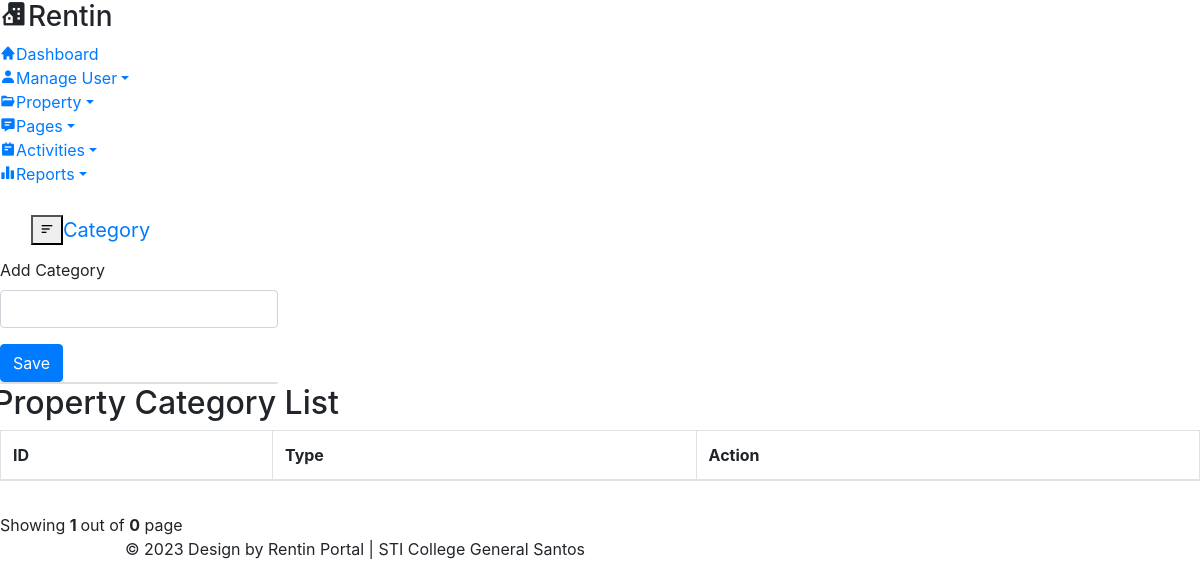
The app's page /propertyCategory.php, older data.
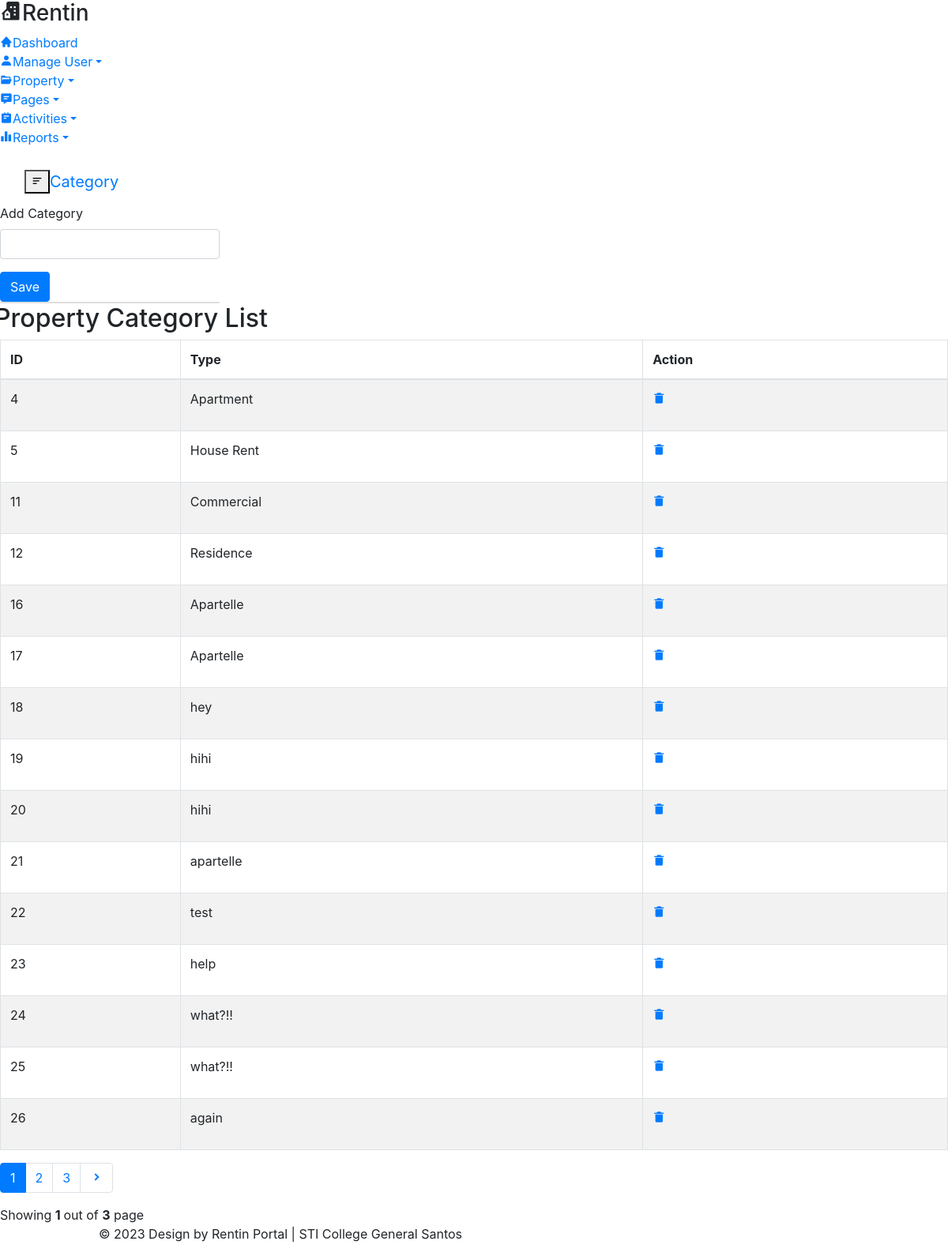
The same page, newer data.
### tables this page shows
CREATE TABLE `propertytype` (
  `propertyType_ID` int(11) NOT NULL,
  `property` varchar(50) NOT NULL
);

### propertyCategory.php (the view, shortened to what this page needs)
<!doctype html>
<html lang="en">
    <head>
        <link rel="stylesheet" href="css/bootstrap.min.css">
        <link href='https://unpkg.com/boxicons@2.1.4/css/boxicons.min.css' rel='stylesheet'>
    </head>
    <body>
    <div class="wrapper">
            <nav id="sidebar">
                <div class="sidebar-header">
                    <h3><i class='bx bxs-building-house'></i><span>Rentin</span></h3>
                </div>
                <ul class="list-unstyled components">
			        <li  class="active">
                        <a href="adminDashboard.php" class="dashboard"><i class="bx bxs-home"></i><span>Dashboard</span></a>
                    </li>
                    <li class="dropdown">
                        <a href="#homeSubmenu1" data-toggle="collapse" aria-expanded="false" class="dropdown-toggle">
					    <i class="bx bxs-user"></i><span>Manage User</span></a>
                    </li>
                    <li class="dropdown">
                        <a href="#pageSubmenu2" data-toggle="collapse" aria-expanded="false" class="dropdown-toggle">
					    <i class="bx bxs-folder-open"></i><span>Property</span></a>
                    </li>
				    <li class="dropdown">
                        <a href="#pageSubmenu3" data-toggle="collapse" aria-expanded="false" class="dropdown-toggle">
					    <i class="bx bxs-message-detail"></i><span>Pages</span></a>
                    </li>
				    <li class="dropdown">
                        <a href="#pageSubmenu4" data-toggle="collapse" aria-expanded="false" class="dropdown-toggle">
					    <i class="bx bxs-notepad"></i><span>Activities</span></a>
                    </li>
				    <li class="dropdown">
                        <a href="#pageSubmenu5" data-toggle="collapse" aria-expanded="false" class="dropdown-toggle">
					    <i class="bx bxs-bar-chart-alt-2"></i><span>Reports</span></a>
                    </li>
               </ul>
            </nav>
            <div id="content">
		        <div class="top-navbar">
                    <nav class="navbar navbar-expand-lg">
                        <div class="container-fluid">
                        <button type="button" id="sidebarCollapse" class="d-xl-block d-lg-block d-md-mone d-none">
                            <span class="bx bx-menu-alt-left"></span>
                        </button>
					    <a class="navbar-brand" href="#"> Category </a>
                        </div>
                    </nav>
	            </div>
			    <div class="main-content">
			        <div class="row">
                        <div class="col-lg-3 col-md-6 col-sm-6">
                            <form method = "post" action = "">
                                <div class = "form-group">
                                    <label> Add Category </label>
                                    <input type = "text" name = "type" id = "type_0" class = "myInput form-control" required>
                                </div>
                                <button type="button" class="btn btn-primary addType" data-toggle="modal" data-target="#confirm">
                                    Save
                                </button>
                            </form>
                            <div class="card card-stats"> </div>
                        </div>
                    </div>
                    <div class="container-xl">
                        <div class="table-wrapper">
                            <div class="table-title">
                        <div class="row">
                            <div class="col-sm-6 p-0 d-flex justify-content-lg-start justify-content-center">
                                <h2 class="ml-lg-2">Property Category List</h2>
                            </div>
                        </div>
                        <table class="table table-striped table-hover table-bordered">
                            <thead>
                                <tr>
                                    <th>ID</th>
                                    <th>Type</th>
                                    <th>Action</th>
                                </tr>
                            </thead>
                        <tbody>
                        <?php
                            include "dbconn.php";
                            if(isset($_GET['page']) && $_GET['page'] !== "") {
                                $page = $_GET['page'];
                            } else {
                                $page = 1;
                            }
                            $limit = 6;
                            $sql = "SELECT * FROM propertytype";
                            $result = mysqli_query($conn, $sql);
                            while ($row = mysqli_fetch_assoc($result)) {
                                ?>
                                    <tr class = "data-row">
                                        <td> <?php echo $row['propertyType_ID'] ?> </td>
                                        <td> <?php echo $row['property'] ?> </td>
                                        <td>
                                            <?php
                                                echo '<p> <a href = "#delete" data-toggle="modal"> <i class = "bx bxs-trash-alt"> </i> </a> </p>';
                                            ?>
                                        </td>
                                    </tr>
                                <?php
                            }
                        ?>
                        </tbody>
                        </table>
                        <div class="clearfix">
                        <ul class="pagination">
                        <?php
                            $query =  "SELECT COUNT(*) FROM propertytype";
                            $result_count = mysqli_query($conn, $query);
                            $records = mysqli_fetch_row($result_count);
                            $total_records = $records[0];
                            $total_pages = ceil($total_records / $limit);
                            $link = "";
                        ?>
                        <?php
                            for ($counter = 1; $counter <= $total_pages; $counter++){
                                if ($counter == $page) {
                                    $link .= "<li class = 'page-item active'>
                                    <a class = 'page-link' href= 'propertyCategory?page="
                                    .$counter."'>".$counter." </a></li>";
                                } else {
                                    $link .= "<li class = 'page-item'>
                                    <a class = 'page-link' href='propertyCategory.php?page=".$counter."'> ".$counter." </a> </li>";
                                }
                            };
                            echo $link;
                            if($page < $total_pages) {
                                echo "<li class = 'page-item'>
                                <a class = 'page-link' href='propertyCategory.php?page=".($page+1)."'>
                                <i class = 'bx bxs-chevron-right'></i> </a></li>";
                            }
                        ?>
                        </ul>
                        <div class="hint-text">Showing <b> <?= $page; ?> </b> out of <b> <?= $total_pages; ?></b> page</div>
                    </div>
                </div>
            </div>
				<footer class="footer">
                    <div class="container-fluid">
				        <div class="row">
				            <div class="col-md-6">
				                <p class="copyright d-flex justify-content-end">
                                &copy 2023 Design by Rentin Portal | STI College General Santos
                                </p>
				            </div>
				        </div>
				    </div>
                </footer>
			</div>
        </div>
    </div>
  </body>
</html>

Row changes from the older to the newer data that the page shows:
added propertytype: propertyType_ID "4", property "Apartment"
added propertytype: propertyType_ID "5", property "House Rent"
added propertytype: propertyType_ID "11", property "Commercial"
added propertytype: propertyType_ID "12", property "Residence"
added propertytype: propertyType_ID "16", property "Apartelle"
added propertytype: propertyType_ID "17", property "Apartelle"
added propertytype: propertyType_ID "18", property "hey"
added propertytype: propertyType_ID "19", property "hihi"
added propertytype: propertyType_ID "20", property "hihi"
added propertytype: propertyType_ID "21", property "apartelle"
added propertytype: propertyType_ID "22", property "test"
added propertytype: propertyType_ID "23", property "help"
added propertytype: propertyType_ID "24", property "what?!!"
added propertytype: propertyType_ID "25", property "what?!!"
added propertytype: propertyType_ID "26", property "again"
Text that changed along with them:
$total_pages: "0" → "3"
new list line: "1"
new list line: "2"
new list line: "3"
